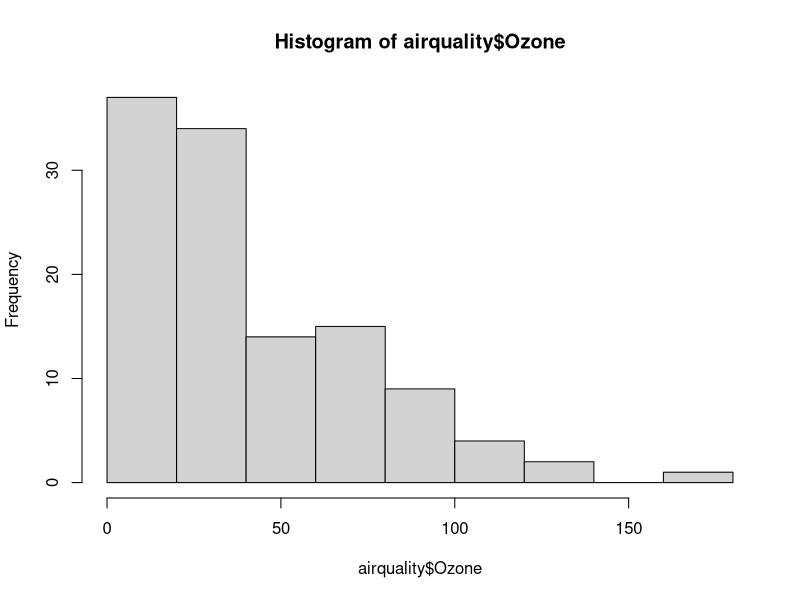
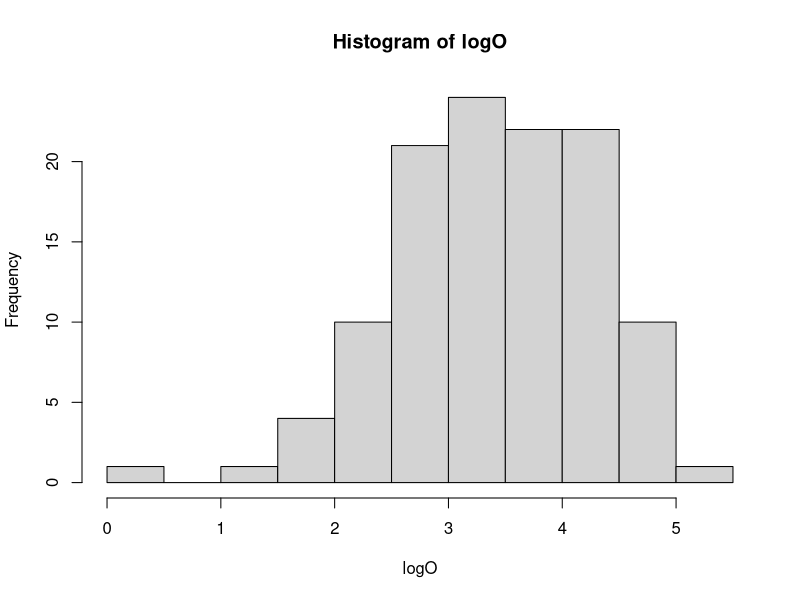
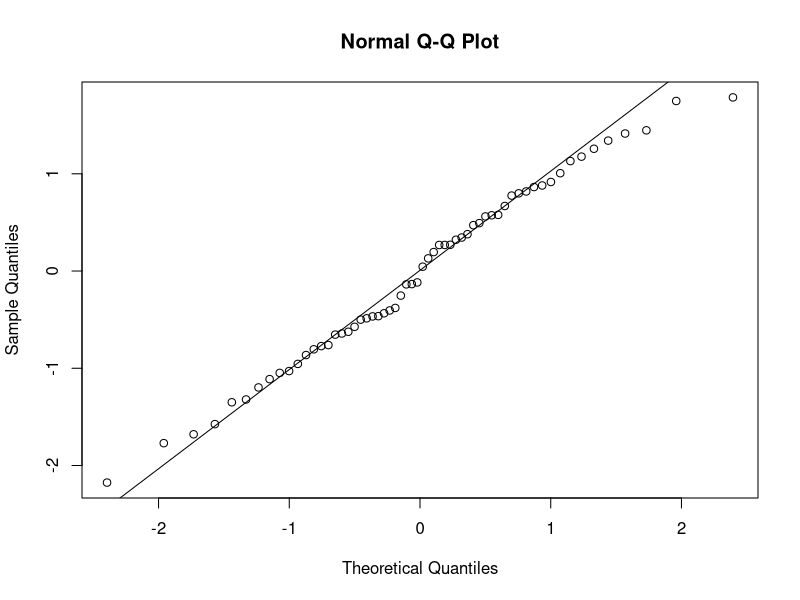
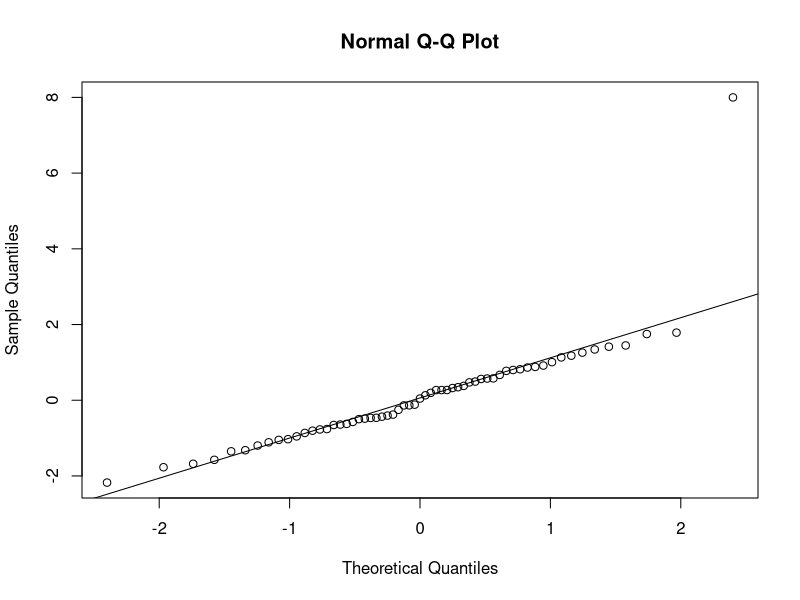

Here is the R script that generated these plots, in order: (Note: this script raises an error after producing the figures.)
#Topic: Transformation 

#Reasons for transformations:
# 1. Heteroscedasticity: non-symmetric error distributions -->Transform the dependent variable
# 2. Underlying relationship nonlinear: Transform the predictor variables. 
# 
# Consider a model: β0 + β1xk
# When K=1: proportional returns to scale
# When K>1: increasing returns to scale
# When K<1: deminishing returns to scale
# 
# Rules of thumb: 
# 1. Take logs of an amount or count
# 2. Take logit of fractions or percents: log(p/(1-p))

#Using the R build-in dataset: airquality
View(airquality)
hist(airquality$Ozone) #Can see that Ozone is right-skewed.

#Testing normality: Using shapiro.test()
#The null hyphothesis: The distribution is normal. 
shapiro.test(airquality$Ozone)
#Result: Pvalue<0.05, reject the null. Not normal
# Shapiro-Wilk normality test
# 
# data:  airquality$Ozone
# W = 0.8787, p-value = 2.79e-08


#Transform Ozone into log:
logO=log(airquality$Ozone)
hist(logO)  #Can see now it's normalized



#Detect non-linearity in residual plot 
#Types of plot:
# 1. Residual plot: 
#   -if not random distribution, then indicate non-linear relationship
#    But this case, variance of residuals doesn't depend on yhat)
#   -if residual plot shows heteroscedasticity, then need to transform dependent variable
# 2. Normal Q-Q plot: points falling on a line indicate normality
# example: 
set.seed(2312)
z=rnorm(60) #create normal distribution data
qqnorm(z);qqline(z) 
qqnorm(c(z,8));qqline(c(z,8)) #Add in an outlier 8

#3. Residuals vs leverage: How much would the fitted value change without a particular observation—this way we can see
#the influence of a particular observation—whether it is an outlier, and how much leverage it has. 
#Cook’s distance: a value 1 or greater means you have an outlier. 

#Generating residual plots: 
plot(fit,which=1) #One of the four plots to specifiy, or run plot(fit) for all graphs.



2. 